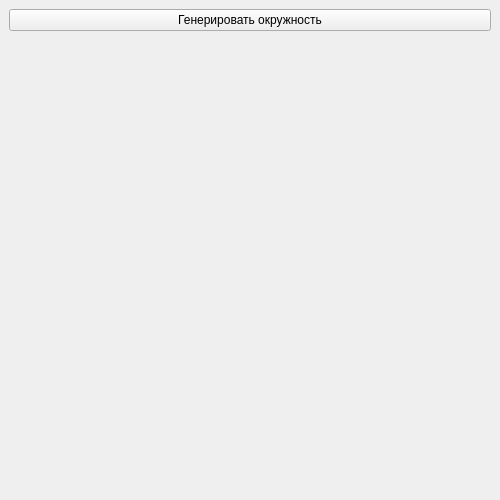
<?xml version="1.0" encoding="UTF-8"?>
<ui version="4.0">
 <class>MainWindow</class>
 <widget class="QMainWindow" name="MainWindow">
  <property name="geometry">
   <rect>
    <x>0</x>
    <y>0</y>
    <width>500</width>
    <height>500</height>
   </rect>
  </property>
  <widget class="QWidget" name="centralwidget">
   <layout class="QVBoxLayout" name="verticalLayout">
    <item>
     <widget class="QPushButton" name="pushButton">
      <property name="text">
       <string>Генерировать окружность</string>
      </property>
     </widget>
    </item>
    <item>
     <spacer name="verticalSpacer">
      <property name="orientation">
       <enum>Qt::Vertical</enum>
      </property>
      <property name="sizeHint" stdset="0">
       <size>
        <width>20</width>
        <height>40</height>
       </size>
      </property>
     </spacer>
    </item>
    <item>
     <layout class="QGridLayout" name="gridLayout"/>
    </item>
   </layout>
  </widget>
 </widget>
 <resources/>
 <connections/>
</ui>
